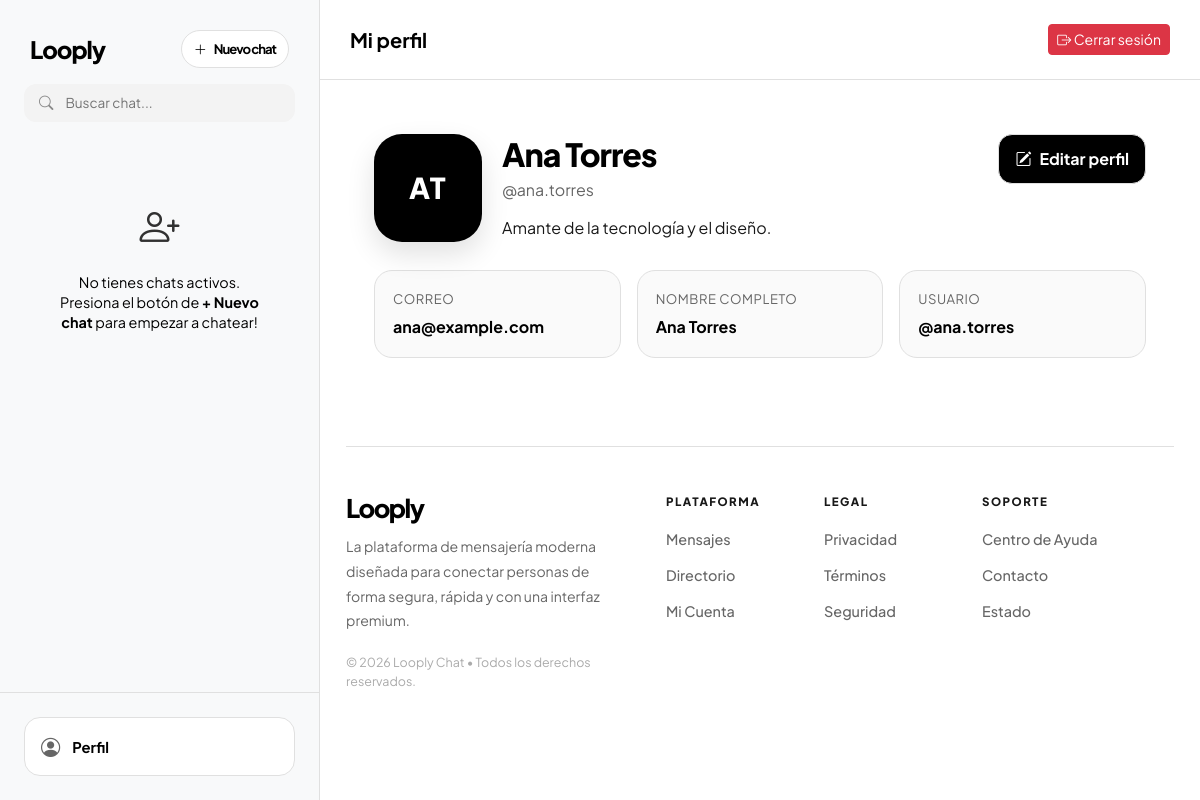
Screenshot of /views/profile.php (signed in) with the database file from the repository.
### tables this page shows
CREATE TABLE users (
    id INT AUTO_INCREMENT PRIMARY KEY,
    full_name VARCHAR(100) NOT NULL,
    username VARCHAR(50) NOT NULL UNIQUE,
    email VARCHAR(100) NOT NULL UNIQUE,
    password VARCHAR(255) NOT NULL,
    bio TEXT,
    created_at TIMESTAMP DEFAULT CURRENT_TIMESTAMP
);

### includes/queries.php (called while the page is built, shortened)
<?php
function q_get_user_by_id(PDO $db, int $id): array|false
{
    $stmt = $db->prepare('SELECT * FROM users WHERE id = ?');
    $stmt->execute([$id]);
    return $stmt->fetch();
}

### views/profile.php (the view, shortened to what this page needs)
<?php
require_once(__DIR__ . "/../includes/bootstrap.php");
require_once(__DIR__ . "/../includes/queries.php");
$db    = (new connectionDatabase())->con;
$my_id = $_SESSION['user_id'];
$contacts = q_get_sidebar_contacts($db, $my_id);
$user     = q_get_user_by_id($db, $my_id);
function getInitials($name) {
    $words = explode(" ", $name);
    $initials = "";
    foreach ($words as $w) {
        if (!empty($w)) $initials .= $w[0];
    }
    return strtoupper(substr($initials, 0, 2));
}
?>
<!DOCTYPE html>
<html lang="es">
<head>
    <?php renderBootstrapHead('..'); ?>
</head>
<body>
<div class="app-container mobile-content-page">
    <div class="sidebar">
        <div class="sidebar-header sidebar-header-row pb-0">
            <span>Looply</span>
            <a href="new-chat.php" class="new-chat-trigger text-decoration-none">
                <i class="bi bi-plus-lg"></i>
                <span>Nuevo chat</span>
            </a>
        </div>
        <div class="px-4 py-3">
            <div class="search-wrapper">
                <i class="bi bi-search"></i>
                <input type="text" id="sidebarSearch" class="search-input" placeholder="Buscar chat...">
            </div>
        </div>
        <div class="contact-list">
            <?php if (empty($contacts)): ?>
                <div class="p-5 text-center" style="color: var(--text-bright);">
                    <i class="bi bi-person-plus mb-3 d-block" style="font-size: 2.5rem; opacity: 0.8;"></i>
                    <p style="font-size: 0.9rem; line-height: 1.4;">No tienes chats activos.<br>Presiona el botón de <b>+ Nuevo chat</b> para empezar a chatear!</p>
                </div>
            <?php endif; ?>
        </div>
        <div class="p-4 sidebar-footer" style="border-top: 1px solid var(--glass-border);">
            <a href="profile.php" class="btn-profile btn-profile-active">
                <i class="bi bi-person-circle"></i>
                <span>Perfil</span>
            </a>
        </div>
    </div>
    <div class="profile-window">
        <div class="profile-topbar">
            <div class="d-flex justify-content-between w-100 align-items-center">
                <h5 class="fw-bold mb-0">Mi perfil</h5>
                <a href="../auth/logout.php" class="btn btn-danger btn-sm">
                    <i class="bi bi-box-arrow-right"></i> Cerrar sesión
                </a>
            </div>
        </div>
        <div class="profile-panel-app">
            <div class="profile-card-main" id="view-mode">
                <div class="profile-card-head">
                    <div class="profile-card-identity">
                        <div class="profile-avatar-large-wrapper">
                            <div class="profile-avatar-large avatar-initials avatar-initials-large" aria-label="<?php echo htmlspecialchars($user['full_name']); ?>">
                                <?php echo getInitials($user['full_name']); ?>
                            </div>
                        </div>
                        <div class="profile-card-copy">
                            <h2 class="profile-name-main"><?php echo htmlspecialchars($user['full_name']); ?></h2>
                            <p class="profile-username-main">@<?php echo htmlspecialchars($user['username']); ?></p>
                            <p class="profile-description-main">
                                <?php echo htmlspecialchars($user['bio'] ?? 'Sin biografía.'); ?>
                            </p>
                        </div>
                    </div>
                    <button class="profile-edit-button" onclick="toggleEditMode()">
                        <i class="bi bi-pencil-square"></i>
                        <span>Editar perfil</span>
                    </button>
                </div>
                <div class="profile-meta-grid">
                    <div class="profile-meta-card">
                        <span class="profile-meta-label">Correo</span>
                        <strong><?php echo htmlspecialchars($user['email']); ?></strong>
                    </div>
                    <div class="profile-meta-card">
                        <span class="profile-meta-label">Nombre completo</span>
                        <strong><?php echo htmlspecialchars($user['full_name']); ?></strong>
                    </div>
                    <div class="profile-meta-card">
                        <span class="profile-meta-label">Usuario</span>
                        <strong>@<?php echo htmlspecialchars($user['username']); ?></strong>
                    </div>
                </div>
            </div>
            <footer class="profile-footer">
                <div class="profile-footer-inner">
                    <div class="profile-footer-brand">
                        <div class="profile-footer-logo">Looply</div>
                        <p class="profile-footer-desc">
                            La plataforma de mensajer&iacute;a moderna dise&ntilde;ada para conectar personas de forma segura, r&aacute;pida y con una interfaz premium.
                        </p>
                        <div class="profile-footer-copy">
                            &copy; <?php echo date('Y'); ?> Looply Chat &bull; Todos los derechos reservados.
                        </div>
                    </div>
                    <div class="profile-footer-links">
                        <div class="profile-footer-col">
                            <h6 class="profile-footer-col-title">Plataforma</h6>
                            <ul class="list-unstyled">
                                <li><a href="../index.php" class="footer-link">Mensajes</a></li>
                                <li><a href="new-chat.php" class="footer-link">Directorio</a></li>
                                <li><a href="profile.php" class="footer-link">Mi Cuenta</a></li>
                            </ul>
                        </div>
                        <div class="profile-footer-col">
                            <h6 class="profile-footer-col-title">Legal</h6>
                            <ul class="list-unstyled">
                                <li><a href="#" class="footer-link">Privacidad</a></li>
                                <li><a href="#" class="footer-link">T&eacute;rminos</a></li>
                                <li><a href="#" class="footer-link">Seguridad</a></li>
                            </ul>
                        </div>
                        <div class="profile-footer-col">
                            <h6 class="profile-footer-col-title">Soporte</h6>
                            <ul class="list-unstyled">
                                <li><a href="#" class="footer-link">Centro de Ayuda</a></li>
                                <li><a href="#" class="footer-link">Contacto</a></li>
                                <li><a href="#" class="footer-link">Estado</a></li>
                            </ul>
                        </div>
                    </div>
                </div>
            </footer>
        </div>
    </div>
</div>
</body>
</html>

### includes/bootstrap.php (shortened to what this page needs)
<?php
function renderBootstrapHead(string $basePath = ''): void
{
    $basePath = rtrim($basePath, '/');
    if ($basePath !== '') {
        $basePath .= '/';
    }
?>
  <link rel="stylesheet" href="<?php echo $basePath; ?>assets/css/bootstrap.min.css" />
  <link rel="stylesheet" href="<?php echo $basePath; ?>assets/css/custom.css" />
  <link rel="stylesheet" href="https://cdn.jsdelivr.net/npm/bootstrap-icons@1.11.3/font/bootstrap-icons.min.css">
<?php
}

### rows the page displays
users: full_name "AT", full_name "Ana Torres", username "ana.torres", bio "Amante de la tecnología y el diseño.", email "ana@example.com"
